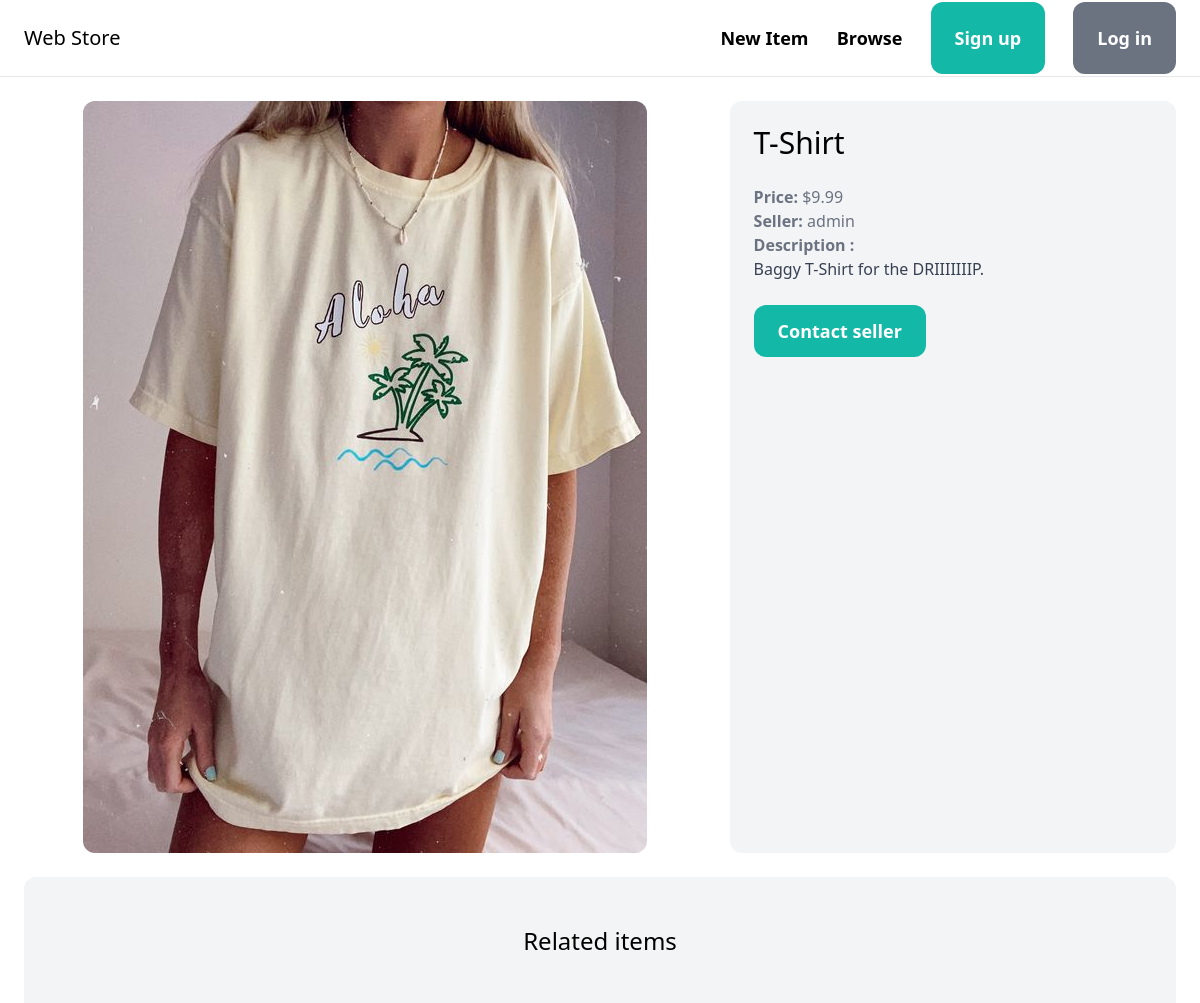
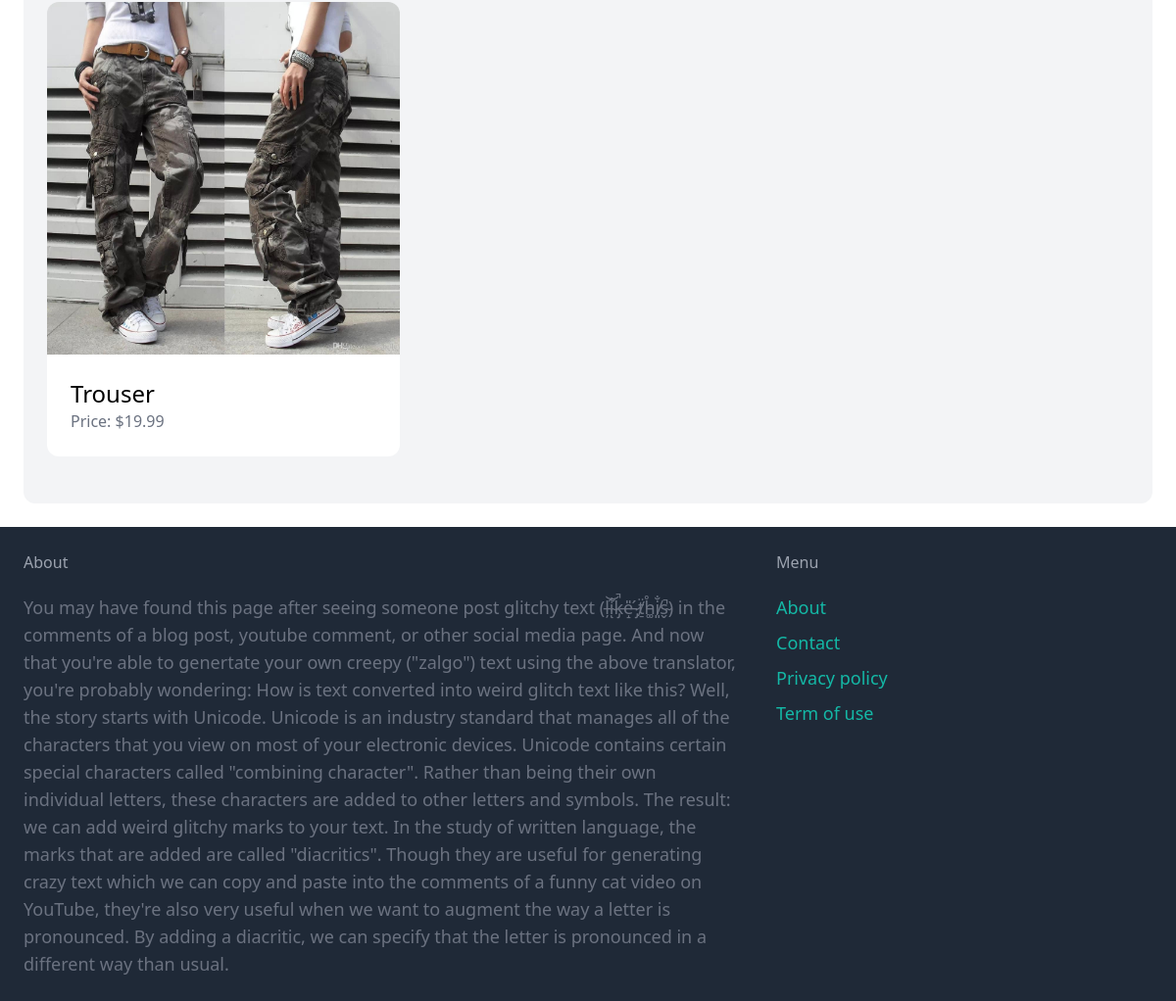
Screenshot of /items/2/ with the database file from the repository (2 pictures, top to bottom).
### item/models.py (models this page shows, shortened)
class Item(models.Model):
   category = models.ForeignKey(Category, related_name=('items'), on_delete=models.CASCADE)
   name = models.CharField(max_length=255)
   description = models.TextField()
   price = models.FloatField()
   image = models.ImageField(upload_to='item_images', blank=True, null=True)
   is_sold = models.BooleanField(default=False)
   created_by = models.ForeignKey(User, related_name='items', on_delete=models.CASCADE)
   created_at = models.DateTimeField(auto_now_add=True)

### item/views.py (the view)
# urls.py: path('<int:pk>/',views.detail, name="detail"),
def detail(request, pk):
   item = get_object_or_404(Item,pk=pk)
   related_items = Item.objects.filter(category=item.category,is_sold=False).exclude(pk=pk)[0:3]
   return render(request, "item/detail.html",{
      'item' : item,
      'related_items' : related_items,
   })

### item/templates/item/detail.html (shortened to what this page needs)
{% extends 'core/base.html' %}
{% block content %}
<div class="grid grid-cols-5 gap-6">
   <div class="col-span-3 flex justify-center items-center">
      <img src="{{item.image.url}}" class="rounded-xl">
   </div>
   <div class="col-span-2 p-6 bg-gray-100 rounded-xl">
      <h1 class="mb-6 text-3xl">{{item.name}}</h1>
      <p class="text-gray-500"><strong>Price:</strong> ${{item.price}}</p>
      <p class="text-gray-500"><strong>Seller:</strong> {{item.created_by.username}}</p>
      {% if item.description %}
         <p class="text-gray-700">
            <strong class="text-gray-500">Description :</strong><br>
            {{ item.description }}
         </p>
      {% endif %}
      {% if request.user == item.created_by %}
         <div class="mt-6 p-6 bg-white rounded-xl">
            <p>This is your item.</p>
            <a href="{% url 'item:edit' item.id %}" class="inline-block mt-6 px-6 py3 text-lg font-semibold bg-teal-500 text-white rounded-xl">Edit</a>
            <a href="{% url 'item:delete' item.id %}" class="inline-block mt-6 px-6 py3 text-lg font-semibold bg-red-500 text-white rounded-xl">Delete</a>
         </div>
      {% else %}
      <a href="#" class="inline-block mt-6 px-6 py-3 text-lg font-semibold bg-teal-500 text-white rounded-xl hover:bg-teal-700"> Contact seller </a>
      {% endif %}
   </div>
</div>
<div class="mt-6 px-6 py-12 bg-gray-100 rounded-xl">
   <h2 class="mb-12 text-2xl text-center">Related items</h2>
   <div class="grid grid-cols-3 gap-3">
      {% for item in related_items %}
         <div>
            <a href= "{% url 'item:detail' item.id %}">
               <div>
                  <img src="{{ item.image.url }}" class="rounded-t-xl">
               </div>
               <div class="p-6 bg-white rounded-b-xl">
                  <h2 class="text-2xl">{{ item.name }}</h2>
                  <p class="text-gray-500">Price: ${{ item.price }} </p>
               </div>
            </a>
         </div>
      {% endfor %}
   </div>
</div>
{% endblock %}

### rows the page displays
Item: image (picture), name "T-Shirt", price "9.99", created_by.username "admin", description "Baggy T-Shirt for the DRIIIIIIIP."
Item: image (picture), name "Trouser", price "19.99"
